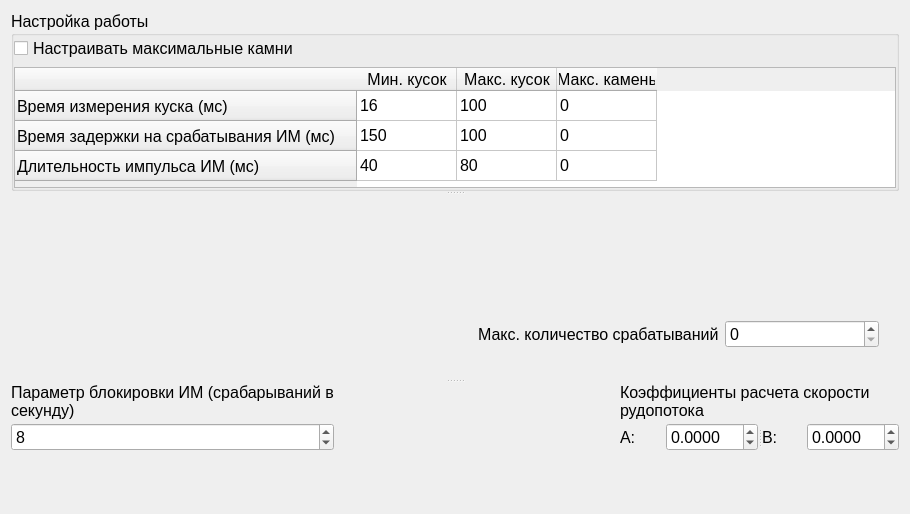
<?xml version="1.0" encoding="UTF-8"?>
<ui version="4.0">
 <class>SPRSettingsIMSWidget</class>
 <widget class="QWidget" name="SPRSettingsIMSWidget">
  <property name="geometry">
   <rect>
    <x>0</x>
    <y>0</y>
    <width>910</width>
    <height>514</height>
   </rect>
  </property>
  <property name="font">
   <font>
    <family>Tahoma</family>
    <pointsize>12</pointsize>
   </font>
  </property>
  <property name="windowTitle">
   <string>Form</string>
  </property>
  <layout class="QVBoxLayout" name="verticalLayout_4">
   <item>
    <widget class="QSplitter" name="splitter_2">
     <property name="orientation">
      <enum>Qt::Vertical</enum>
     </property>
     <widget class="QGroupBox" name="groupBox">
      <property name="maximumSize">
       <size>
        <width>16777215</width>
        <height>180</height>
       </size>
      </property>
      <property name="font">
       <font>
        <family>Tahoma</family>
        <pointsize>12</pointsize>
       </font>
      </property>
      <property name="title">
       <string>Настройка работы</string>
      </property>
      <layout class="QVBoxLayout" name="verticalLayout_3">
       <property name="leftMargin">
        <number>0</number>
       </property>
       <property name="topMargin">
        <number>0</number>
       </property>
       <property name="rightMargin">
        <number>0</number>
       </property>
       <property name="bottomMargin">
        <number>0</number>
       </property>
       <item>
        <widget class="QCheckBox" name="cbWithMaxMaxStone">
         <property name="text">
          <string>Настраивать максимальные камни</string>
         </property>
        </widget>
       </item>
       <item>
        <widget class="QTableWidget" name="tMinMaxParams">
         <property name="font">
          <font>
           <family>Tahoma</family>
           <pointsize>12</pointsize>
          </font>
         </property>
         <attribute name="verticalHeaderStretchLastSection">
          <bool>false</bool>
         </attribute>
         <row>
          <property name="text">
           <string>Время измерения куска (мс)</string>
          </property>
         </row>
         <row>
          <property name="text">
           <string>Время задержки на срабатывания ИМ (мс)</string>
          </property>
         </row>
         <row>
          <property name="text">
           <string>Длительность импульса ИМ (мс)</string>
          </property>
         </row>
         <column>
          <property name="text">
           <string>Мин. кусок</string>
          </property>
         </column>
         <column>
          <property name="text">
           <string>Макс. кусок</string>
          </property>
         </column>
         <column>
          <property name="text">
           <string>Макс. камень</string>
          </property>
         </column>
         <item row="0" column="0">
          <property name="text">
           <string>16</string>
          </property>
         </item>
         <item row="0" column="1">
          <property name="text">
           <string>100</string>
          </property>
         </item>
         <item row="0" column="2">
          <property name="text">
           <string>0</string>
          </property>
         </item>
         <item row="1" column="0">
          <property name="text">
           <string>150</string>
          </property>
         </item>
         <item row="1" column="1">
          <property name="text">
           <string>100</string>
          </property>
         </item>
         <item row="1" column="2">
          <property name="text">
           <string>0</string>
          </property>
         </item>
         <item row="2" column="0">
          <property name="text">
           <string>40</string>
          </property>
         </item>
         <item row="2" column="1">
          <property name="text">
           <string>80</string>
          </property>
         </item>
         <item row="2" column="2">
          <property name="text">
           <string>0</string>
          </property>
         </item>
        </widget>
       </item>
      </layout>
     </widget>
     <widget class="QWidget" name="widget_6" native="true">
      <property name="maximumSize">
       <size>
        <width>16777215</width>
        <height>200</height>
       </size>
      </property>
      <layout class="QHBoxLayout" name="horizontalLayout_4">
       <property name="leftMargin">
        <number>0</number>
       </property>
       <property name="topMargin">
        <number>0</number>
       </property>
       <property name="rightMargin">
        <number>0</number>
       </property>
       <property name="bottomMargin">
        <number>0</number>
       </property>
       <item>
        <widget class="QwtPlot" name="plotParams">
         <property name="frameShape">
          <enum>QFrame::NoFrame</enum>
         </property>
         <property name="autoReplot">
          <bool>true</bool>
         </property>
        </widget>
       </item>
       <item>
        <widget class="QWidget" name="widget_8" native="true">
         <layout class="QVBoxLayout" name="verticalLayout_5">
          <property name="leftMargin">
           <number>0</number>
          </property>
          <property name="topMargin">
           <number>0</number>
          </property>
          <property name="rightMargin">
           <number>0</number>
          </property>
          <property name="bottomMargin">
           <number>0</number>
          </property>
          <item>
           <widget class="QwtPlot" name="plotStatistuka">
            <property name="frameShape">
             <enum>QFrame::NoFrame</enum>
            </property>
           </widget>
          </item>
          <item>
           <widget class="QWidget" name="widget_9" native="true">
            <property name="font">
             <font>
              <family>Tahoma</family>
              <pointsize>12</pointsize>
             </font>
            </property>
            <layout class="QHBoxLayout" name="horizontalLayout_6">
             <property name="leftMargin">
              <number>20</number>
             </property>
             <property name="topMargin">
              <number>0</number>
             </property>
             <property name="rightMargin">
              <number>20</number>
             </property>
             <property name="bottomMargin">
              <number>0</number>
             </property>
             <item>
              <widget class="QLabel" name="label_5">
               <property name="text">
                <string>Макс. количество срабатываний</string>
               </property>
              </widget>
             </item>
             <item>
              <widget class="QSpinBox" name="leLimitAbrasion">
               <property name="maximum">
                <number>10000000</number>
               </property>
              </widget>
             </item>
            </layout>
           </widget>
          </item>
         </layout>
        </widget>
       </item>
      </layout>
     </widget>
     <widget class="QWidget" name="widget_7" native="true">
      <property name="maximumSize">
       <size>
        <width>16777215</width>
        <height>120</height>
       </size>
      </property>
      <layout class="QHBoxLayout" name="horizontalLayout_5">
       <property name="leftMargin">
        <number>0</number>
       </property>
       <property name="topMargin">
        <number>0</number>
       </property>
       <property name="rightMargin">
        <number>0</number>
       </property>
       <property name="bottomMargin">
        <number>0</number>
       </property>
       <item>
        <widget class="QWidget" name="widget" native="true">
         <layout class="QVBoxLayout" name="verticalLayout">
          <property name="spacing">
           <number>3</number>
          </property>
          <property name="leftMargin">
           <number>0</number>
          </property>
          <property name="topMargin">
           <number>0</number>
          </property>
          <property name="rightMargin">
           <number>0</number>
          </property>
          <property name="bottomMargin">
           <number>0</number>
          </property>
          <item>
           <widget class="QLabel" name="label">
            <property name="text">
             <string>Параметр блокировки ИМ (срабарываний в секунду)</string>
            </property>
            <property name="wordWrap">
             <bool>true</bool>
            </property>
           </widget>
          </item>
          <item>
           <widget class="QSpinBox" name="leBlockParam">
            <property name="minimum">
             <number>1</number>
            </property>
            <property name="maximum">
             <number>10</number>
            </property>
            <property name="value">
             <number>8</number>
            </property>
           </widget>
          </item>
          <item>
           <spacer name="verticalSpacer">
            <property name="orientation">
             <enum>Qt::Vertical</enum>
            </property>
            <property name="sizeHint" stdset="0">
             <size>
              <width>20</width>
              <height>10</height>
             </size>
            </property>
           </spacer>
          </item>
         </layout>
        </widget>
       </item>
       <item>
        <spacer name="horizontalSpacer">
         <property name="orientation">
          <enum>Qt::Horizontal</enum>
         </property>
         <property name="sizeHint" stdset="0">
          <size>
           <width>40</width>
           <height>20</height>
          </size>
         </property>
        </spacer>
       </item>
       <item>
        <widget class="QWidget" name="widget_2" native="true">
         <layout class="QVBoxLayout" name="verticalLayout_2">
          <property name="spacing">
           <number>3</number>
          </property>
          <property name="leftMargin">
           <number>0</number>
          </property>
          <property name="topMargin">
           <number>0</number>
          </property>
          <property name="rightMargin">
           <number>0</number>
          </property>
          <property name="bottomMargin">
           <number>0</number>
          </property>
          <item>
           <widget class="QLabel" name="label_2">
            <property name="text">
             <string>Коэффициенты расчета скорости рудопотока</string>
            </property>
            <property name="wordWrap">
             <bool>true</bool>
            </property>
           </widget>
          </item>
          <item>
           <widget class="QWidget" name="widget_5" native="true">
            <layout class="QHBoxLayout" name="horizontalLayout">
             <property name="leftMargin">
              <number>0</number>
             </property>
             <property name="topMargin">
              <number>0</number>
             </property>
             <property name="rightMargin">
              <number>0</number>
             </property>
             <property name="bottomMargin">
              <number>0</number>
             </property>
             <item>
              <widget class="QSplitter" name="splitter_4">
               <property name="orientation">
                <enum>Qt::Horizontal</enum>
               </property>
               <widget class="QWidget" name="widget_3" native="true">
                <layout class="QHBoxLayout" name="horizontalLayout_2">
                 <property name="leftMargin">
                  <number>0</number>
                 </property>
                 <property name="topMargin">
                  <number>0</number>
                 </property>
                 <property name="rightMargin">
                  <number>0</number>
                 </property>
                 <property name="bottomMargin">
                  <number>0</number>
                 </property>
                 <item>
                  <widget class="QLabel" name="label_3">
                   <property name="text">
                    <string>A:</string>
                   </property>
                  </widget>
                 </item>
                 <item>
                  <widget class="QDoubleSpinBox" name="leKoefA">
                   <property name="decimals">
                    <number>4</number>
                   </property>
                   <property name="minimum">
                    <double>-99.989999999999995</double>
                   </property>
                   <property name="singleStep">
                    <double>0.100000000000000</double>
                   </property>
                  </widget>
                 </item>
                </layout>
               </widget>
               <widget class="QWidget" name="widget_4" native="true">
                <layout class="QHBoxLayout" name="horizontalLayout_3">
                 <property name="leftMargin">
                  <number>0</number>
                 </property>
                 <property name="topMargin">
                  <number>0</number>
                 </property>
                 <property name="rightMargin">
                  <number>0</number>
                 </property>
                 <property name="bottomMargin">
                  <number>0</number>
                 </property>
                 <item>
                  <widget class="QLabel" name="label_4">
                   <property name="text">
                    <string>B:</string>
                   </property>
                  </widget>
                 </item>
                 <item>
                  <widget class="QDoubleSpinBox" name="leKoefB">
                   <property name="decimals">
                    <number>4</number>
                   </property>
                   <property name="minimum">
                    <double>-99.989999999999995</double>
                   </property>
                   <property name="singleStep">
                    <double>0.100000000000000</double>
                   </property>
                  </widget>
                 </item>
                </layout>
               </widget>
              </widget>
             </item>
            </layout>
           </widget>
          </item>
          <item>
           <spacer name="verticalSpacer_2">
            <property name="orientation">
             <enum>Qt::Vertical</enum>
            </property>
            <property name="sizeType">
             <enum>QSizePolicy::MinimumExpanding</enum>
            </property>
            <property name="sizeHint" stdset="0">
             <size>
              <width>20</width>
              <height>0</height>
             </size>
            </property>
           </spacer>
          </item>
         </layout>
        </widget>
       </item>
      </layout>
     </widget>
    </widget>
   </item>
  </layout>
 </widget>
 <customwidgets>
  <customwidget>
   <class>QwtPlot</class>
   <extends>QFrame</extends>
   <header>qwt_plot.h</header>
  </customwidget>
 </customwidgets>
 <resources/>
 <connections/>
</ui>
